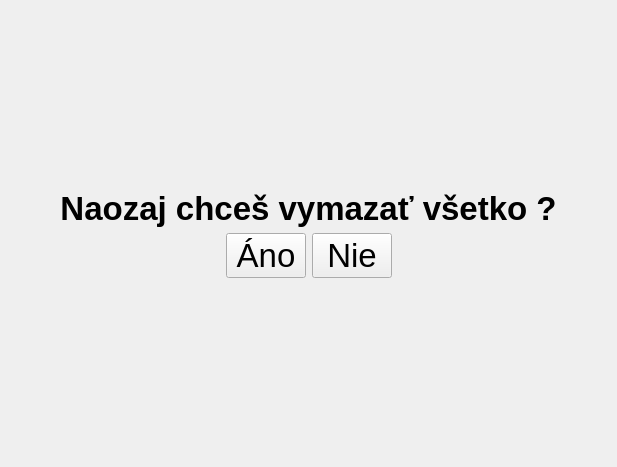
<?xml version="1.0" encoding="UTF-8"?>
<ui version="4.0">
 <class>DeleteAllQuestion</class>
 <widget class="QWidget" name="DeleteAllQuestion">
  <property name="geometry">
   <rect>
    <x>0</x>
    <y>0</y>
    <width>617</width>
    <height>467</height>
   </rect>
  </property>
  <property name="windowTitle">
   <string>Form</string>
  </property>
  <layout class="QGridLayout" name="gridLayout_2">
   <item row="0" column="0">
    <layout class="QGridLayout" name="gridLayout">
     <item row="2" column="1">
      <widget class="QPushButton" name="buttonYes">
       <property name="font">
        <font>
         <pointsize>25</pointsize>
        </font>
       </property>
       <property name="text">
        <string>Áno</string>
       </property>
      </widget>
     </item>
     <item row="2" column="0">
      <spacer name="horizontalSpacer">
       <property name="orientation">
        <enum>Qt::Horizontal</enum>
       </property>
       <property name="sizeHint" stdset="0">
        <size>
         <width>40</width>
         <height>20</height>
        </size>
       </property>
      </spacer>
     </item>
     <item row="2" column="2">
      <widget class="QPushButton" name="buttonNo">
       <property name="font">
        <font>
         <pointsize>25</pointsize>
        </font>
       </property>
       <property name="text">
        <string>Nie</string>
       </property>
      </widget>
     </item>
     <item row="2" column="3">
      <spacer name="horizontalSpacer_2">
       <property name="orientation">
        <enum>Qt::Horizontal</enum>
       </property>
       <property name="sizeHint" stdset="0">
        <size>
         <width>40</width>
         <height>20</height>
        </size>
       </property>
      </spacer>
     </item>
     <item row="3" column="1">
      <spacer name="verticalSpacer">
       <property name="orientation">
        <enum>Qt::Vertical</enum>
       </property>
       <property name="sizeHint" stdset="0">
        <size>
         <width>20</width>
         <height>40</height>
        </size>
       </property>
      </spacer>
     </item>
     <item row="0" column="1">
      <spacer name="verticalSpacer_2">
       <property name="orientation">
        <enum>Qt::Vertical</enum>
       </property>
       <property name="sizeHint" stdset="0">
        <size>
         <width>20</width>
         <height>40</height>
        </size>
       </property>
      </spacer>
     </item>
     <item row="1" column="0" colspan="4">
      <widget class="QLabel" name="label">
       <property name="font">
        <font>
         <pointsize>25</pointsize>
         <weight>75</weight>
         <bold>true</bold>
        </font>
       </property>
       <property name="text">
        <string>Naozaj chceš vymazať všetko ?</string>
       </property>
       <property name="alignment">
        <set>Qt::AlignCenter</set>
       </property>
      </widget>
     </item>
    </layout>
   </item>
  </layout>
 </widget>
 <resources/>
 <connections/>
</ui>
